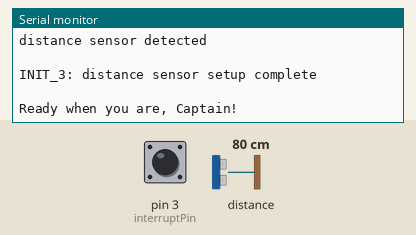
This sketch was run on a simulated Arduino Uno, built with avr-gcc and run on an emulated ATmega328P. Shown: the last lines printed to the serial monitor. The test bench sets the inputs (shaded band); at power-on: pin 3 (interruptPin) HIGH, distance to the obstacle 80 cm.

Above: at 1.7 s.
1.8 s: pin 3 (interruptPin) pulled LOW for 0.15 s
At 2.8 s:
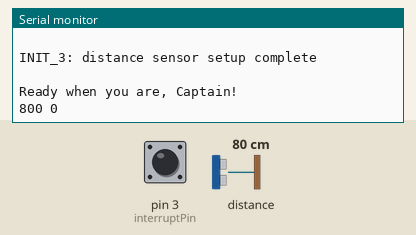
3.4 s: pin 3 (interruptPin) pulled LOW for 1 s
At 4.4 s:
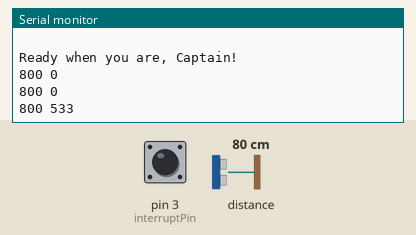

Measured:
- after the input at 1.8 s, the serial monitor: prints a new line at once (image 1)
- after the input at 3.4 s, the serial monitor: prints a new line after 0.57 s (image 2)

The sketch:

grab_slider_position.ino
```cpp
#include <Wire.h>
#include <VL53L0X.h>

VL53L0X distance_sensor;

//global variables
boolean read_position_go = false;
float current_distance;
#define interruptPin 3
long currentTime;
long startTime;
long period = 500;


void setup() {
  Serial.begin(9600);

  Wire.begin();
  distance_sensor.setTimeout(301);
  while (!distance_sensor.init()) {
    Serial.println("Failed to detect and initialize sensor!");
    Serial.println("Retrying...");
    delay(500);
  }
  //distance_sensor.setMeasurementTimingBudget(33000);
  Serial.println("distance sensor detected"); Serial.println(" ");
  delay(500);
  Serial.println("INIT_3: distance sensor setup complete"); Serial.println(" ");
  Serial.println("Ready when you are, Captain!");

  // setting up interrupt
  pinMode(interruptPin, INPUT_PULLUP);
  attachInterrupt(digitalPinToInterrupt(interruptPin), read_position, CHANGE);
  startTime = millis();
  TimerInit();
}

void loop() {

  if (read_position_go == true){
    unsigned long start_program = millis();
    currentTime = millis();
    //Serial.print(distance_sensor.readRangeSingleMillimeters());
    Serial.print(distance_sensor.readRangeContinuousMillimeters());
    Serial.print(" ");
    Serial.println(currentTime-start_program);
    startTime = millis();

    while (read_position_go == true){
      currentTime = millis();
      if (currentTime-startTime >= period){
        Serial.print(distance_sensor.readRangeSingleMillimeters());
        Serial.print(" ");
        Serial.println(currentTime-start_program);
        startTime = currentTime;
      }
    }
  }

}

ISR(TIMER1_COMPA_vect){
  /*sei();
  if (read_position_go == true){
    current_distance = distance_sensor.readRangeSingleMillimeters();
    Serial.println(current_distance);
  }*/
}

void read_position(){
  read_position_go = !read_position_go;
}

void TimerInit(){
  //Initialize timer1
  //Sampling Frequency = 2 Hz

  noInterrupts(); //disable all interrupts
  TCCR1A = 0; // Timer or Counter Control Register
  TCCR1B = 0; // The prescaler can be configure in TCCRx
  TCNT1  = 0; // Timer or Counter Register. The actual timer value is stored here.

  OCR1A = 31249;//31249 (2Hz);//6249(10Hz); //624 (100Hz);           // Output Compare Match Register (16Mhz/256/10Hz)
  TCCR1B |= (1 << WGM12);  // CTC (Clear Time on Compare Match)
  TCCR1B |= (1 << CS12);   // 256 prescaler
  TIMSK1 |= (1 << OCIE1A); // Interrupt Mask Register (Enable Output Compare Interrupt)
  interrupts();            // Enable all interrupts
}
```
